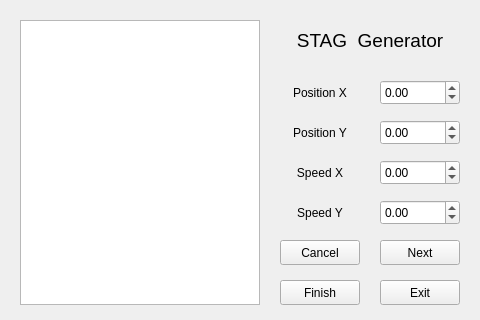
<?xml version="1.0" encoding="UTF-8"?>
<ui version="4.0">
 <class>Widget</class>
 <widget class="QWidget" name="Widget">
  <property name="geometry">
   <rect>
    <x>0</x>
    <y>0</y>
    <width>480</width>
    <height>320</height>
   </rect>
  </property>
  <property name="windowTitle">
   <string>Widget</string>
  </property>
  <widget class="QPushButton" name="exitButton">
   <property name="geometry">
    <rect>
     <x>380</x>
     <y>280</y>
     <width>80</width>
     <height>25</height>
    </rect>
   </property>
   <property name="text">
    <string>Exit</string>
   </property>
  </widget>
  <widget class="QPushButton" name="nextButton">
   <property name="geometry">
    <rect>
     <x>380</x>
     <y>240</y>
     <width>80</width>
     <height>25</height>
    </rect>
   </property>
   <property name="text">
    <string>Next</string>
   </property>
  </widget>
  <widget class="QPushButton" name="finishButton">
   <property name="geometry">
    <rect>
     <x>280</x>
     <y>280</y>
     <width>80</width>
     <height>25</height>
    </rect>
   </property>
   <property name="text">
    <string>Finish</string>
   </property>
  </widget>
  <widget class="QPushButton" name="cancelButton">
   <property name="geometry">
    <rect>
     <x>280</x>
     <y>240</y>
     <width>80</width>
     <height>25</height>
    </rect>
   </property>
   <property name="text">
    <string>Cancel</string>
   </property>
  </widget>
  <widget class="QDoubleSpinBox" name="speedYSpinBox">
   <property name="geometry">
    <rect>
     <x>380</x>
     <y>200</y>
     <width>80</width>
     <height>25</height>
    </rect>
   </property>
   <property name="minimum">
    <double>-49.990000000000002</double>
   </property>
   <property name="maximum">
    <double>49.990000000000002</double>
   </property>
  </widget>
  <widget class="QLabel" name="speedYLabel">
   <property name="geometry">
    <rect>
     <x>280</x>
     <y>200</y>
     <width>80</width>
     <height>25</height>
    </rect>
   </property>
   <property name="text">
    <string>Speed Y</string>
   </property>
   <property name="alignment">
    <set>Qt::AlignCenter</set>
   </property>
  </widget>
  <widget class="QDoubleSpinBox" name="speedXSpinBox">
   <property name="geometry">
    <rect>
     <x>380</x>
     <y>160</y>
     <width>80</width>
     <height>25</height>
    </rect>
   </property>
   <property name="minimum">
    <double>-49.990000000000002</double>
   </property>
   <property name="maximum">
    <double>49.990000000000002</double>
   </property>
  </widget>
  <widget class="QLabel" name="speedXLabel">
   <property name="geometry">
    <rect>
     <x>280</x>
     <y>160</y>
     <width>80</width>
     <height>25</height>
    </rect>
   </property>
   <property name="text">
    <string>Speed X</string>
   </property>
   <property name="alignment">
    <set>Qt::AlignCenter</set>
   </property>
  </widget>
  <widget class="QDoubleSpinBox" name="posYSpinBox">
   <property name="geometry">
    <rect>
     <x>380</x>
     <y>120</y>
     <width>80</width>
     <height>25</height>
    </rect>
   </property>
   <property name="minimum">
    <double>-499.990000000000009</double>
   </property>
   <property name="maximum">
    <double>499.990000000000009</double>
   </property>
  </widget>
  <widget class="QDoubleSpinBox" name="posXSpinBox">
   <property name="geometry">
    <rect>
     <x>380</x>
     <y>80</y>
     <width>80</width>
     <height>25</height>
    </rect>
   </property>
   <property name="minimum">
    <double>-499.990000000000009</double>
   </property>
   <property name="maximum">
    <double>499.990000000000009</double>
   </property>
  </widget>
  <widget class="QLabel" name="posYLabel">
   <property name="geometry">
    <rect>
     <x>280</x>
     <y>120</y>
     <width>80</width>
     <height>25</height>
    </rect>
   </property>
   <property name="text">
    <string>Position Y</string>
   </property>
   <property name="alignment">
    <set>Qt::AlignCenter</set>
   </property>
  </widget>
  <widget class="QLabel" name="posXLabel">
   <property name="geometry">
    <rect>
     <x>280</x>
     <y>80</y>
     <width>80</width>
     <height>25</height>
    </rect>
   </property>
   <property name="text">
    <string>Position X</string>
   </property>
   <property name="alignment">
    <set>Qt::AlignCenter</set>
   </property>
  </widget>
  <widget class="QLabel" name="titleLabel">
   <property name="geometry">
    <rect>
     <x>290</x>
     <y>20</y>
     <width>160</width>
     <height>40</height>
    </rect>
   </property>
   <property name="font">
    <font>
     <pointsize>14</pointsize>
    </font>
   </property>
   <property name="text">
    <string>STAG  Generator</string>
   </property>
   <property name="alignment">
    <set>Qt::AlignCenter</set>
   </property>
  </widget>
  <widget class="QTextBrowser" name="infoBrowser">
   <property name="geometry">
    <rect>
     <x>20</x>
     <y>20</y>
     <width>240</width>
     <height>285</height>
    </rect>
   </property>
  </widget>
 </widget>
 <layoutdefault spacing="6" margin="11"/>
 <resources/>
 <connections>
  <connection>
   <sender>exitButton</sender>
   <signal>clicked()</signal>
   <receiver>Widget</receiver>
   <slot>close()</slot>
   <hints>
    <hint type="sourcelabel">
     <x>380</x>
     <y>280</y>
    </hint>
    <hint type="destinationlabel">
     <x>400</x>
     <y>250</y>
    </hint>
   </hints>
  </connection>
 </connections>
</ui>
